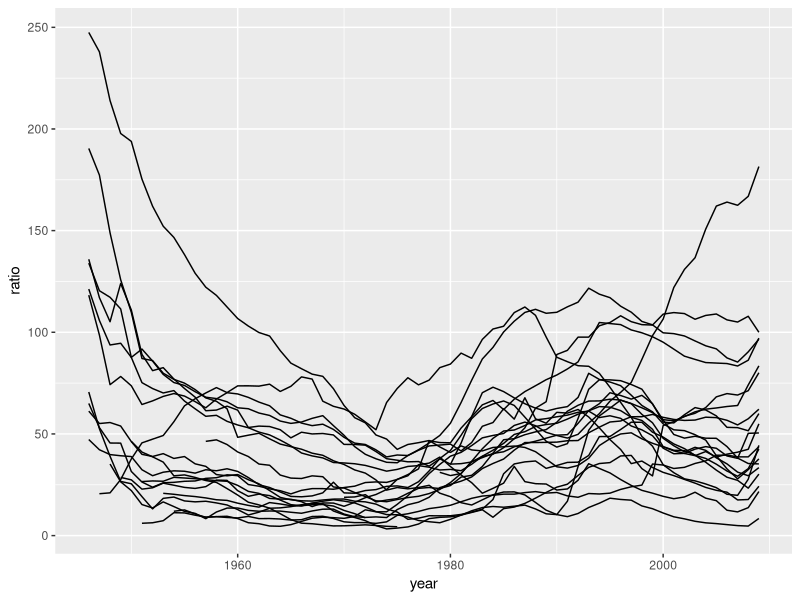
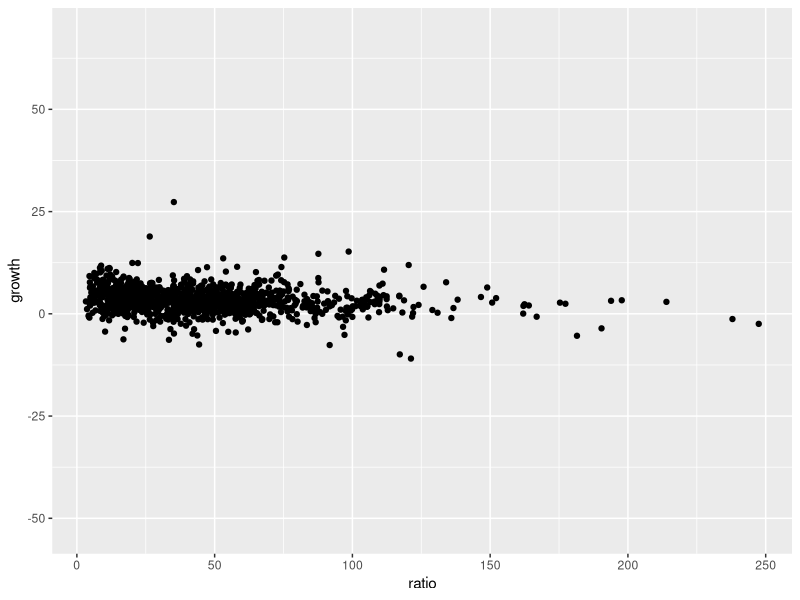
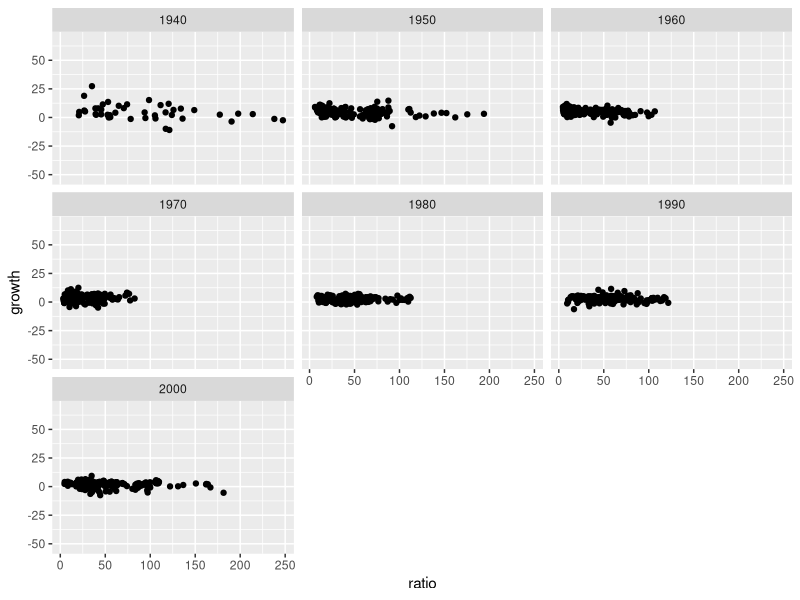
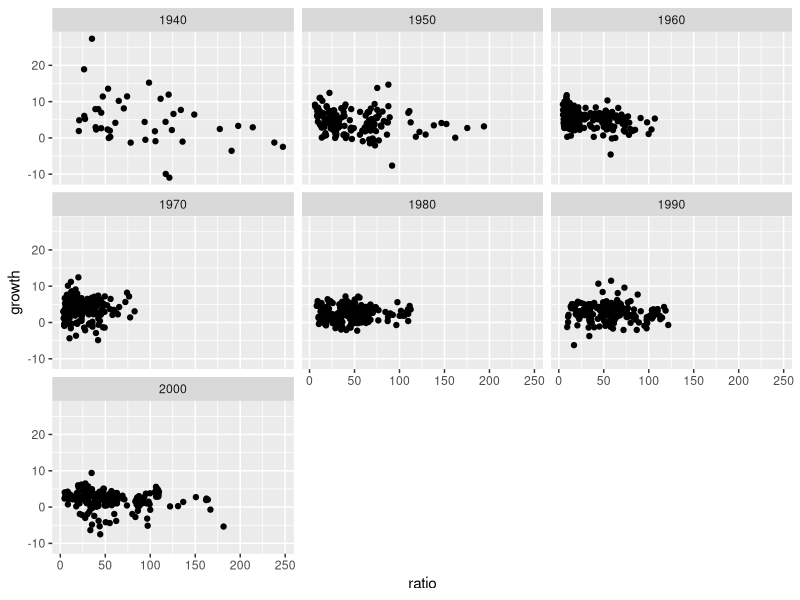
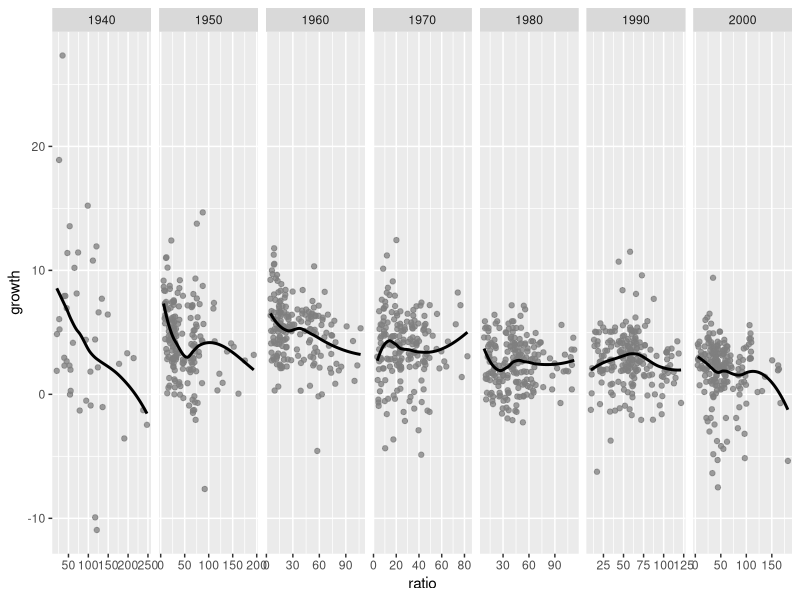
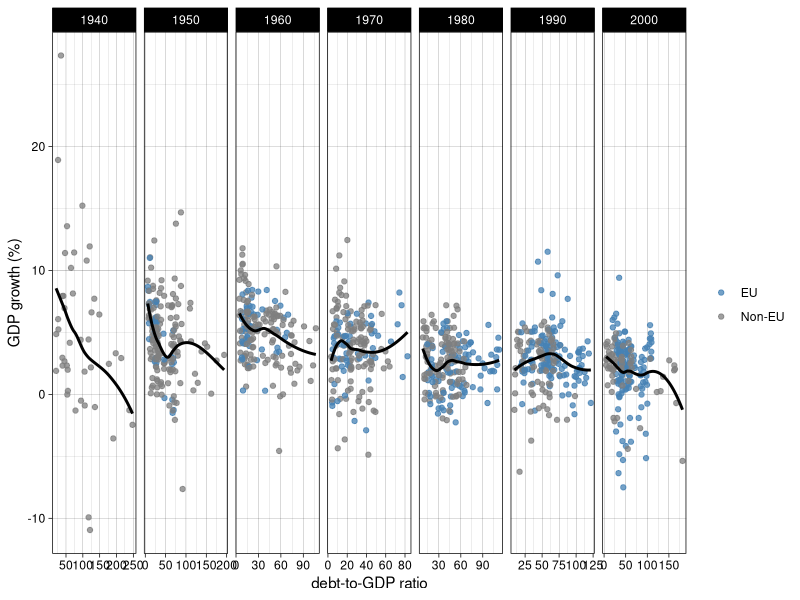
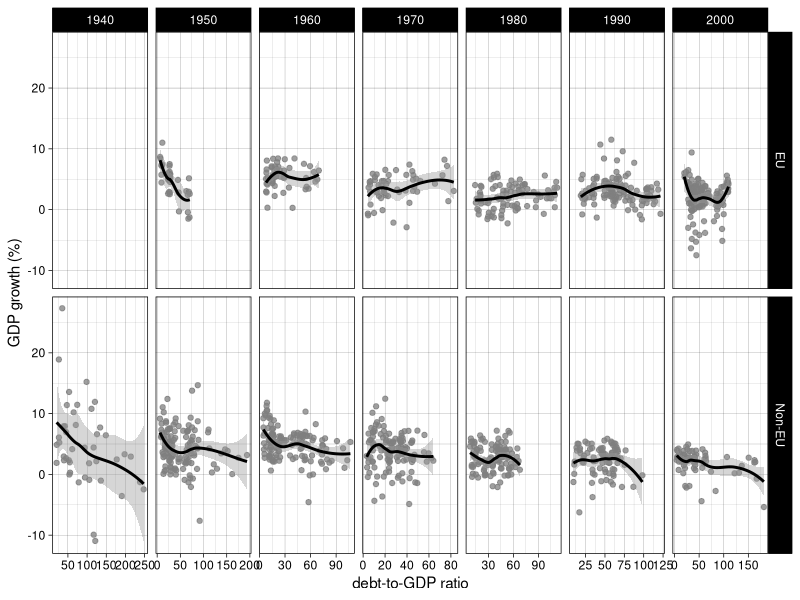

Source code (R) for these figures, in order:
# ==============================================================================
#  ____  _____ _____
# |    \|   __| __  |  Data Science with R
# |  |  |__   |    -|  Fall 2023
# |____/|_____|__|__|
#
# Economic growth and public debt (Reinhart and Rogoff)
#
# ============================= See README file for data sources and details ===

# required packages

library(tidyverse)

# ------------------------------------------------------------------------------
# Step 1: import the two datasets
# ------------------------------------------------------------------------------

# read the 'growth' dataset
growth <- readr::read_csv("data/growth.csv")

# inspect the result
glimpse(growth)

# read the 'debt' dataset
debt <- readr::read_csv("data/debt.csv")

# inspect the result
glimpse(debt)

# ------------------------------------------------------------------------------
# Step 2: join them by country-year
# ------------------------------------------------------------------------------

# note that there are two identifying columns: `country` and `year`
full_join(growth, debt, by = c("country", "year"))

# if you forget the `year` one, chaos will ensue -- you will get two `year`
# columns that really should be only one
full_join(growth, debt, by = "country")

# if you forget the `country` one, chaos will ensue -- same problem as above,
# but with countries instead of years
full_join(growth, debt, by = "year")

# let's save the (correctly) merged dataset
rr <- full_join(growth, debt, by = c("country", "year"))

# ------------------------------------------------------------------------------
# Step 3: explore the data
# ------------------------------------------------------------------------------

# right now, what you have in your dataset are two time series -- here's the
# one for debt-to-GDP ratio:
ggplot(rr, aes(x = year, y = ratio, group = country)) +
  geom_line()

# however, the relationship we are interested in is how this ratio relates to
# the other series, economic growth, so we should be looking at both series
# together:
ggplot(rr, aes(x = ratio, y = growth, group = country)) +
  geom_point()

# visualizing all data points together is inefficient, so let's break it down
# by decade by adding this to the data:
rr$decade <- 10 * rr$year %/% 10

# this allows to break down the plot into small multiples (facets)
ggplot(rr, aes(x = ratio, y = growth, group = country)) +
  geom_point() +
  facet_wrap(~ decade)

# we're getting somewhere, but if you inspect the data, you will find missing
# values -- which can be excluded by using the `tidyr::drop_na` function, which
# will exclude all rows that hold any missing values (more on that later):
ggplot(tidyr::drop_na(rr), aes(x = ratio, y = growth, group = country)) +
  geom_point() +
  facet_wrap(~ decade)

# let's reformulate the two steps above (creating decades and excluding rows
# with missing values) into a 'chain' of functions that does the same thing:
rr <- rr %>% 
  mutate(decade = 10 * year %/% 10) %>% 
  tidyr::drop_na(growth, ratio)

# the reformulation is syntactically more compact, and also more careful than
# what we did earlier, as we specify which variables should be used by the
# `drop_na` function to remove missing values: this makes sure that no other
# variable present in the dataset gets accidentally taken into account at that
# step, which could have led to excessive data loss
#
# another way to write that step safely is to use `filter`:
#
# filter(!is.na(growth), !is.na(ratio))

# ------------------------------------------------------------------------------
# Step 4: highlight EU member states
# ------------------------------------------------------------------------------

# we're getting where we want to be...
ggplot(rr, aes(ratio, growth)) +
  geom_point(color = "grey50", alpha = 3/4) +
  geom_smooth(color = "black", se = FALSE) +
  facet_wrap(~ decade, nrow = 1, scales = "free_x")

# ... but let's go an extra step and highlight EU member states, using a third
# dataset that actually comes in TSV, not CSV format:
eu <- readr::read_tsv("data/eu-membership.tsv")
eu

# this dataset contains only EU countries, so this time, we use `left_join` in
# order to preserve the rows with non-EU countries in our primary dataset:
left_join(rr, eu, by = "country")

# see the results for e.g. Belgium:
left_join(rr, eu, by = "country") %>% 
  filter(country == "Belgium")

# since EU membership has a start date (accession), let's create a variable to
# identify the rows where the country has joined the EU:
left_join(rr, eu, by = "country") %>% 
  filter(country == "Belgium") %>% 
  mutate(joined_eu = !is.na(accession) & year >= accession)

# perfect -- that's what we need, so let's save it
rr <- left_join(rr, eu, by = "country") %>% 
  mutate(
    # mark EU membership as TRUE or FALSE
    joined_eu = !is.na(accession) & year >= accession,
    # replace `TRUE` with "EU", `FALSE` with "Non-EU"
    joined_eu = if_else(joined_eu, "EU", "Non-EU")
  )

# ------------------------------------------------------------------------------
# Step 5: visualize
# ------------------------------------------------------------------------------

# ... and here's the plot with EU member states highlighted
ggplot(rr, aes(ratio, growth)) +
  geom_point(aes(color = joined_eu), alpha = 3/4) +
  geom_smooth(color = "black", se = FALSE) +
  facet_wrap(~ decade, nrow = 1, scales = "free_x") +
  scale_color_manual("", values = c("EU" = "steelblue", "Non-EU" = "grey50")) +
  theme_linedraw() +
  labs(y = "GDP growth (%)", x = "debt-to-GDP ratio")

# ... and a variation that splits the data by EU membership
ggplot(rr, aes(ratio, growth)) +
  geom_point(color = "grey50", alpha = 3/4) +
  geom_smooth(color = "black", se = TRUE) +
  facet_grid(joined_eu ~ decade, scales = "free_x") +
  theme_linedraw() +
  labs(y = "GDP growth (%)", x = "debt-to-GDP ratio")

# have a nice day
